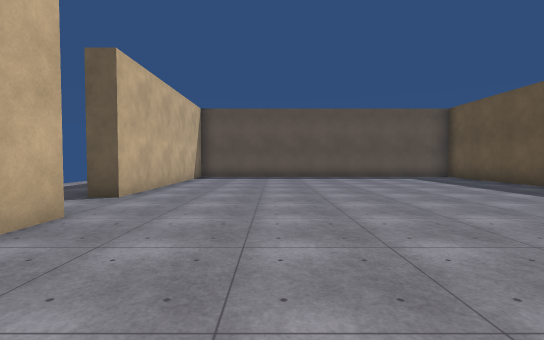
view 1 (above)

24 first-person views from a walk through a Unity game level. The camera is 1.5 m above the floor, tilts 2° down and sees 85° across. The floor is counted in squares, 2 m on a side. Each view is taken from the middle of a square. On the plan, view 1 faces up. The plan holds only what a view shows up to about 10 squares ahead; the rest is blank. The place goes on beyond the plan. The player character is not drawn. Surface patterns are stand-ins for the level's own textures.

view 2
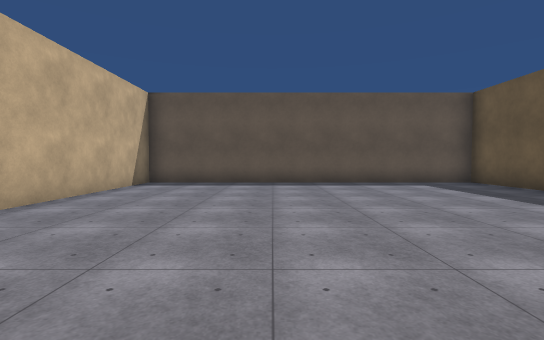

view 3
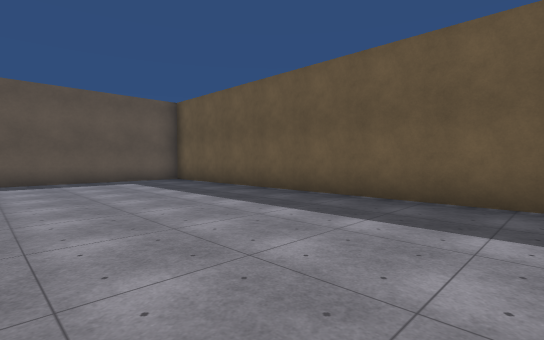

view 4
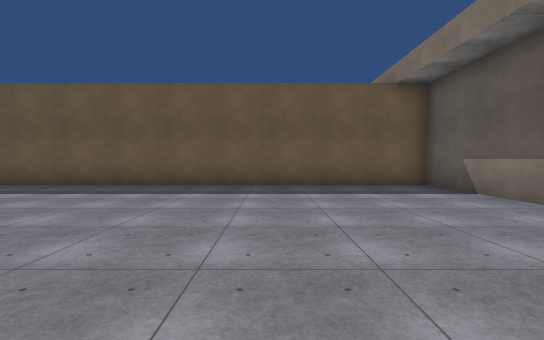

view 5
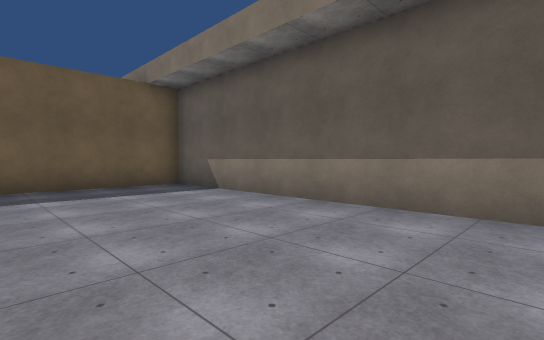

view 6
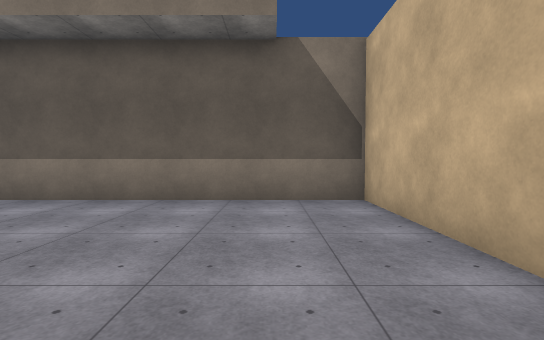

view 7
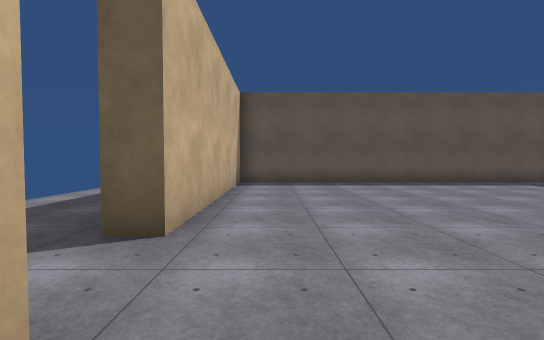

view 8
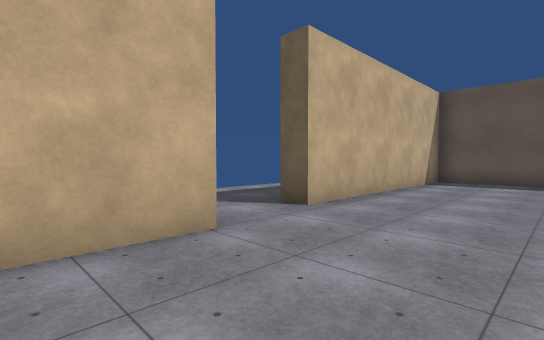

view 9
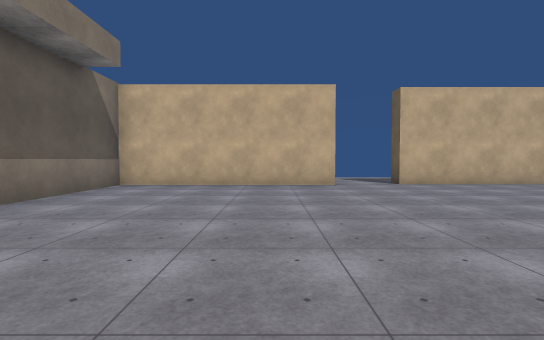

view 10
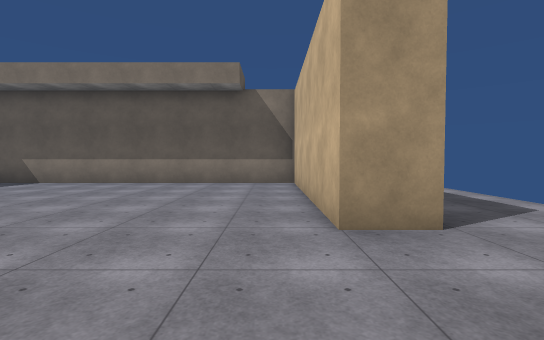

view 11
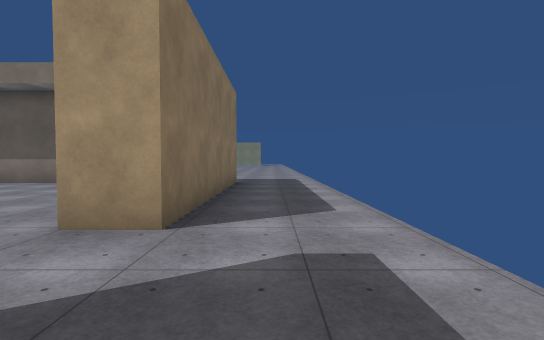

view 12
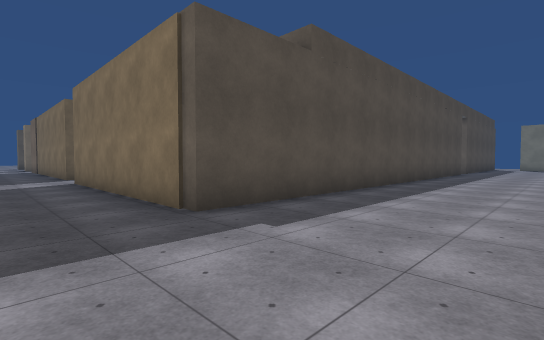

view 13
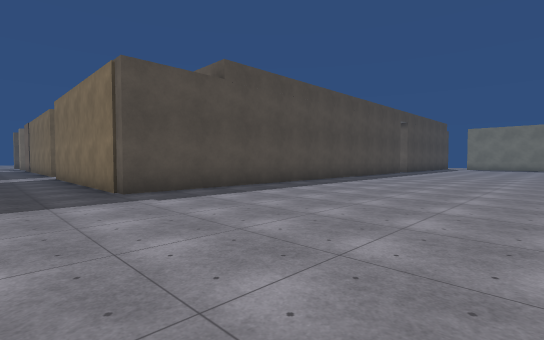

view 14
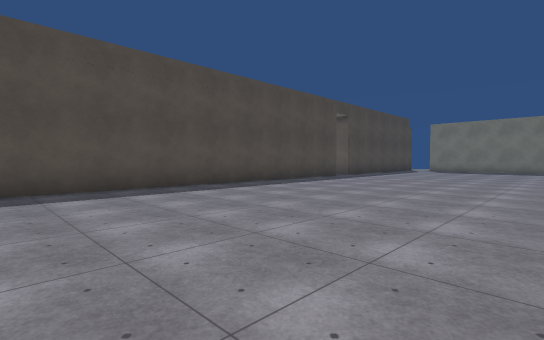

view 15
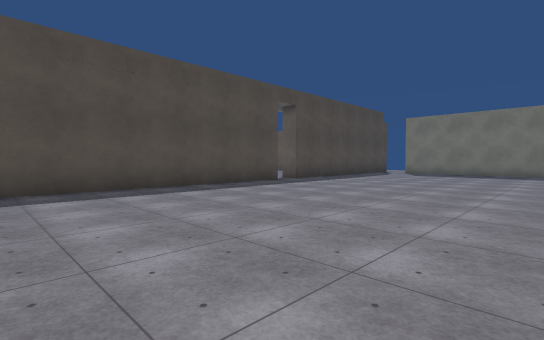

view 16
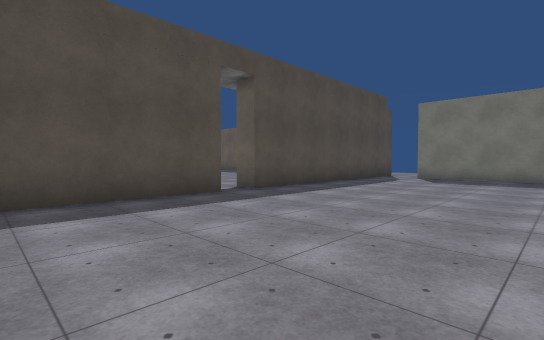

view 17
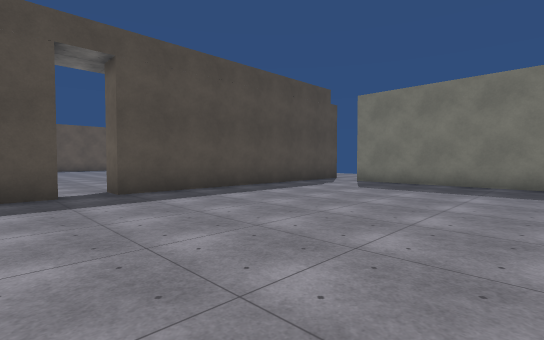

view 18
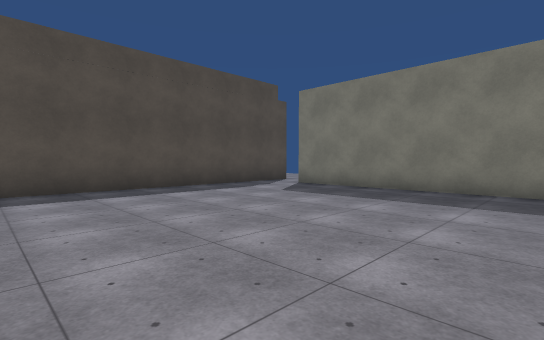

view 19
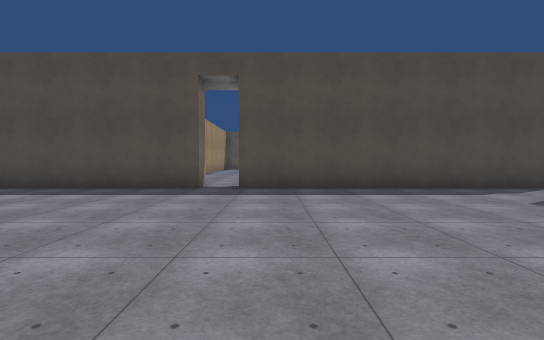

view 20
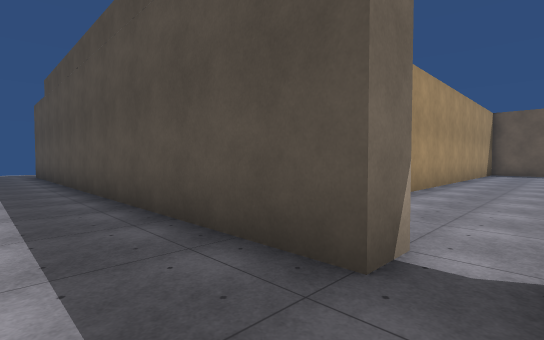

view 21
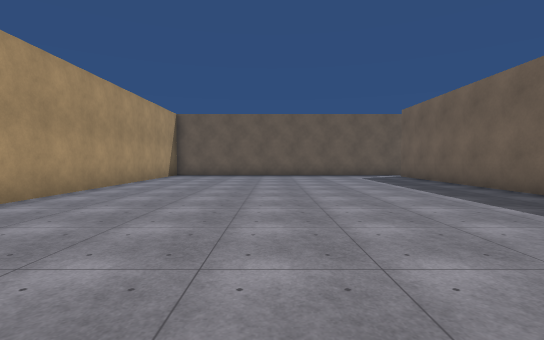

view 22
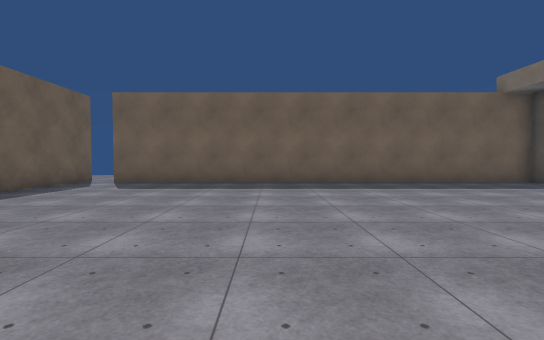

view 23
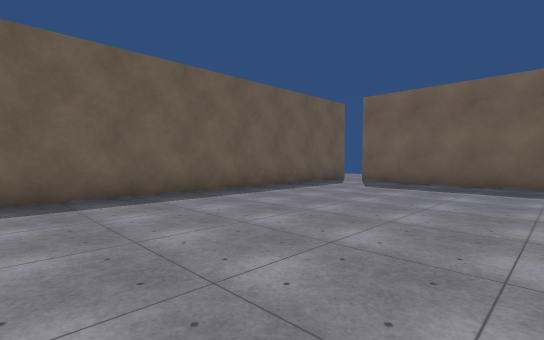

view 24
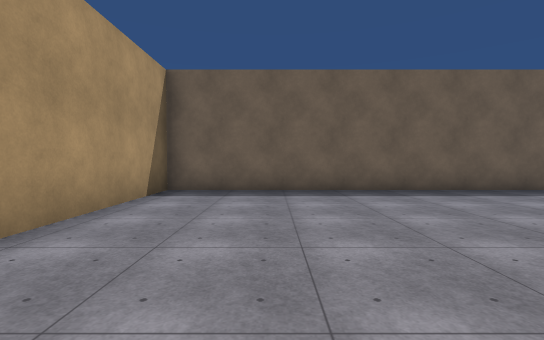

### Floor plan
Points are (right, up) in squares from view 1. A wall is a line through its corners. A room is listed if a view was taken in it or the views show most of it. See-through windows are left out.
Room 1 (views 1, 2, 3, 4, 5, 6, 7, 8, 9, 10)
walls: (-2.7, 3.9) (-2.7, -2.5) (7.6, -2.5) (7.6, 12.8) (-3, 12.8) (-3, 5.9)
ways out: opening at (-3, 4.5) to room 2
Room 2 (views 11, 12, 13, 14, 15, 16, 17, 18, 19, 20)
walls: (11.1, -2.4) (11.1, -3.2) (-3.8, -3.2) (-3.8, 3.9) (-2.7, 3.9); (-3, 5.9) (-3.8, 5.9); (20.2, -3.2) (12.1, -3.2) (12.1, -2.5); (19.5, -10.8) (19.5, -4.8)
ways out: opening at (-3, 4.5) to room 1; opening at (12, -3) to room 3
Room 3 (views 21, 22, 23, 24)
walls: (19.2, -2.5) (19.7, -2.5) (19.7, 11.2); (20, 12.3) (9.4, 12.3) (9.4, 2.1)
ways out: opening at (12, -3) to room 2

Positions as (right, up) in squares from view 1, and headings:
1: (0, 0), facing up
2: (1, 3), facing up
3: (2, 2), facing up-right
4: (-1, 2), facing right
5: (-1, 2), facing down-right
6: (-1, 3), facing down
7: (-2, 3), facing up
8: (0, 2), facing up-left
9: (6, 2), facing left
10: (-2, 7), facing down
11: (-5, 7), facing down
12: (-6, -7), facing up-right
13: (-6, -10), facing up-right
14: (-1, -11), facing up-right
15: (3, -11), facing up-right
16: (7, -9), facing up-right
17: (10, -10), facing up-right
18: (12, -11), facing up-right
19: (13, -11), facing up
20: (12, -5), facing up-left
21: (14, -2), facing up
22: (10, 6), facing right
23: (10, 6), facing up-right
24: (12, 5), facing up
